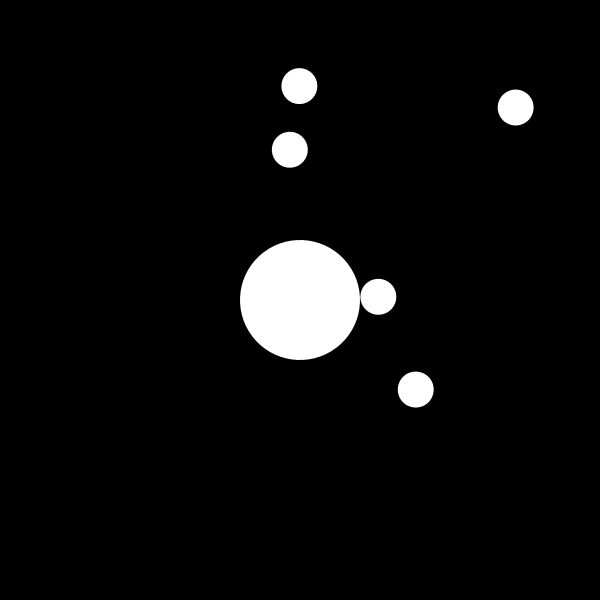
Frame 1 (no input)
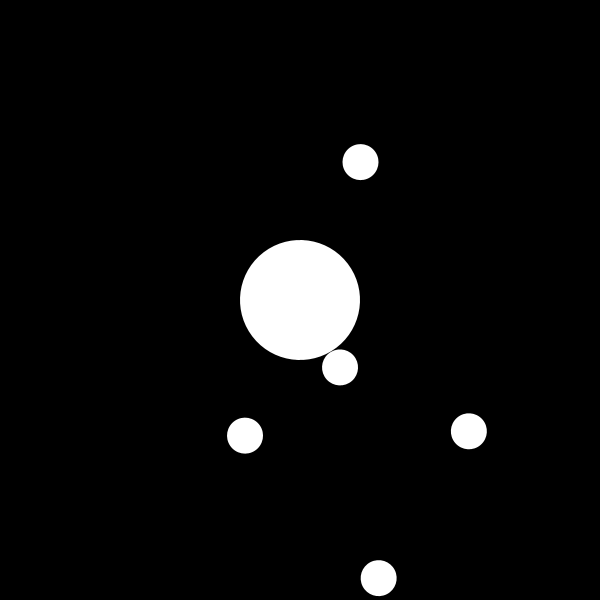
Frame 60 (the mouse pressed at the canvas centre just before this capture)
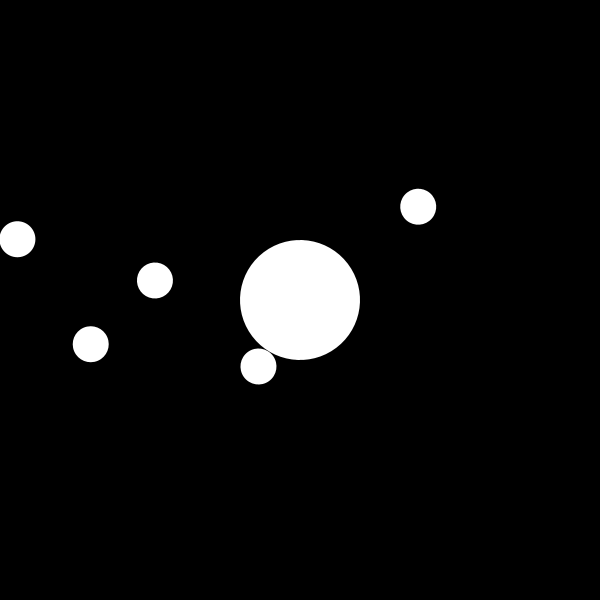
Frame 120 (the mouse held since frame 60 and released just before this capture)

The Processing sketch that drew these frames (run headless with seeded random() and noise(); from frame 60 on, the mouse is pressed at the canvas centre):

// Processing sketch: solarsystem
// ── solarsystem.pde
Planet sun;

void setup() {
    size(600,600);
    sun = new Planet(60,0);
    sun.spawnMoons(5);
}

void draw() {
    background(0);
    translate(width/2, height/2);
    sun.show();
}

// ── Planet.pde
class Planet {
  float radius;
  float angle;
  float distance;
  float orbitSpeed;
  Planet[] planets;

  Planet(float r, float d) {
    radius = r;
    angle = random(TWO_PI);
    distance = d;
    orbitSpeed =random (0,0.04);
  }

  void spawnMoons(int total) {
    planets = new Planet[total];
    for (int i = 0; i< planets.length; i++) {
      float r =radius*0.3;
      float d = random(75, 300);
      planets[i] = new Planet(r, d);
    }
  }
  void orbit(){
      angle += orbitSpeed;
  }

  void show() {
    pushMatrix();
    rotate(angle);
    translate(distance, 0);
    noStroke();
    fill(255);
    ellipse(0, 0, radius*2, radius*2);
    if (planets != null) {
      for (int i = 0; i< planets.length; i++) {
        planets[i].show();
        planets[i].orbit();
      }
    }
    popMatrix();
  }
}
